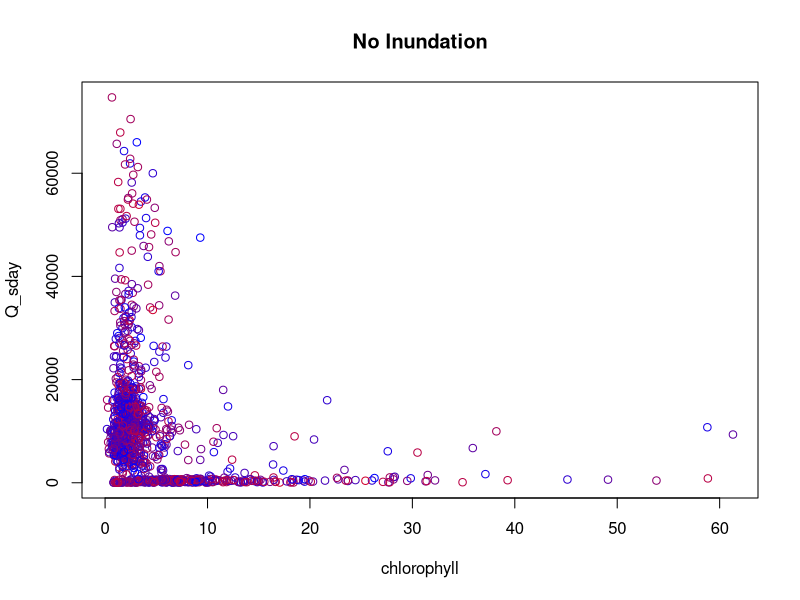
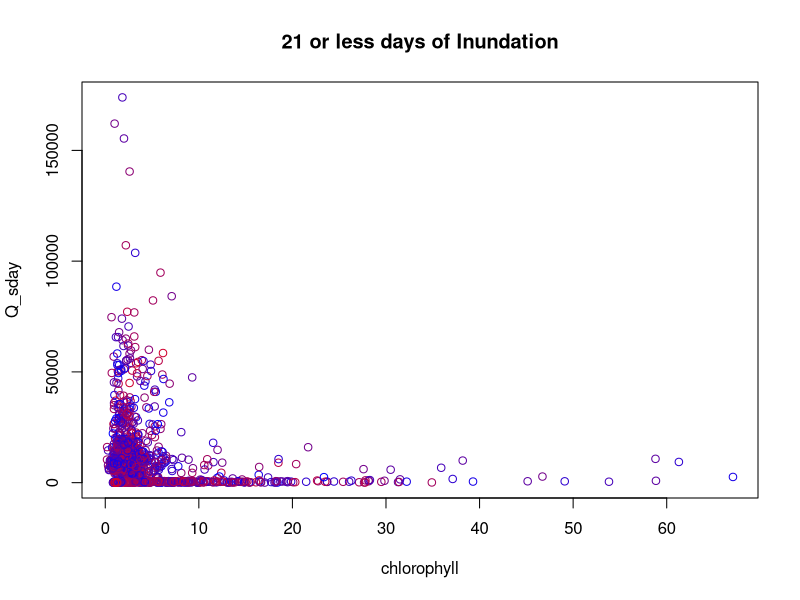
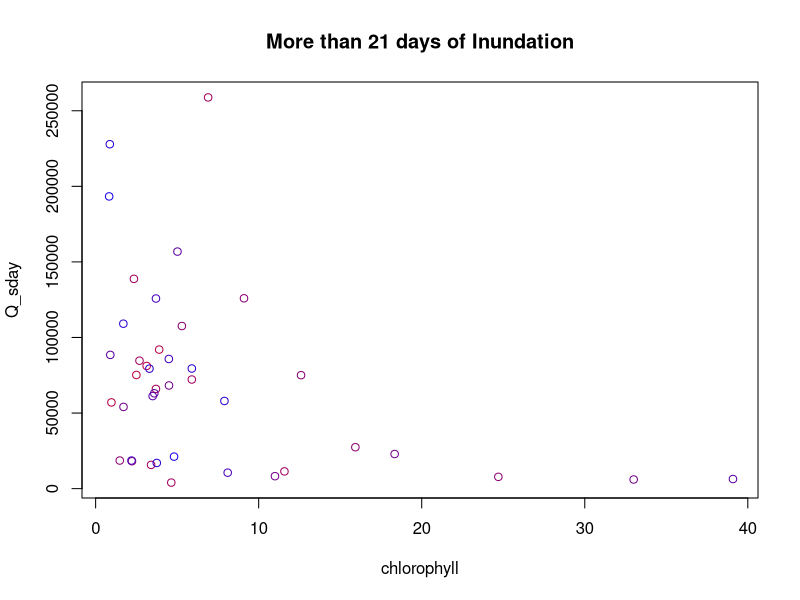
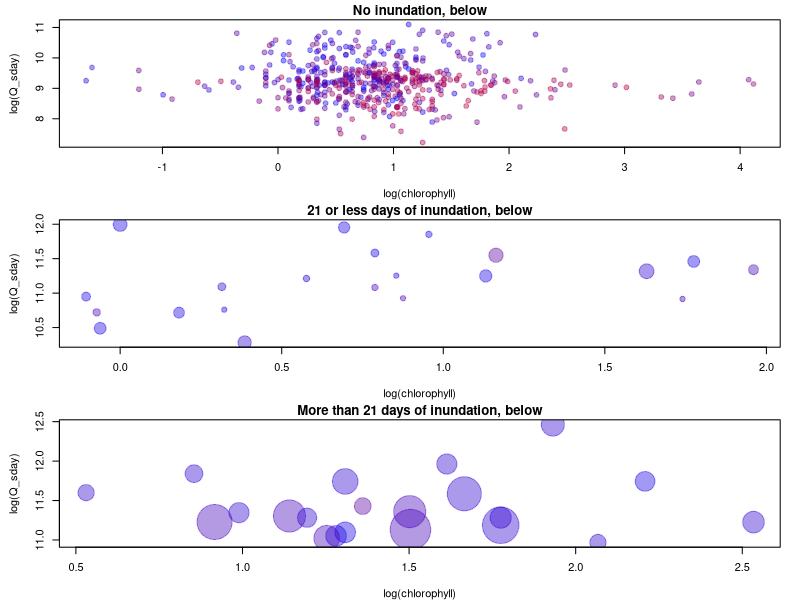
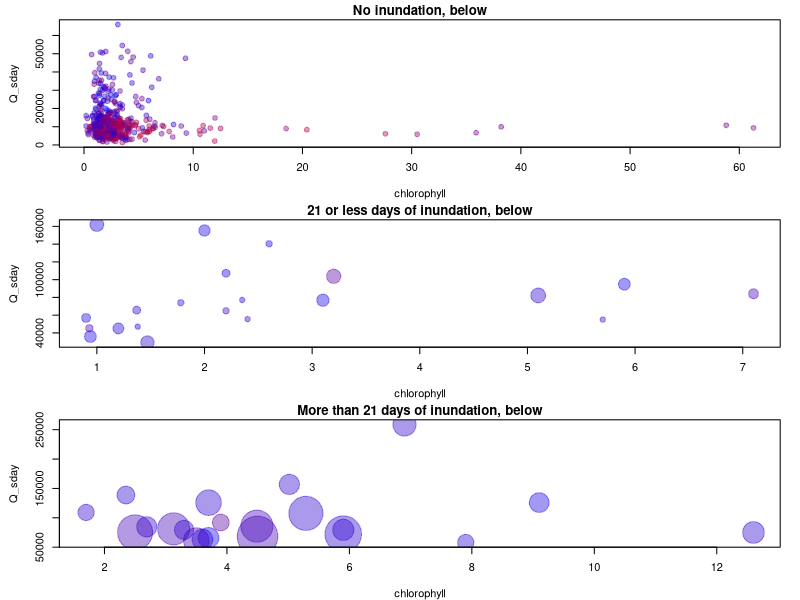
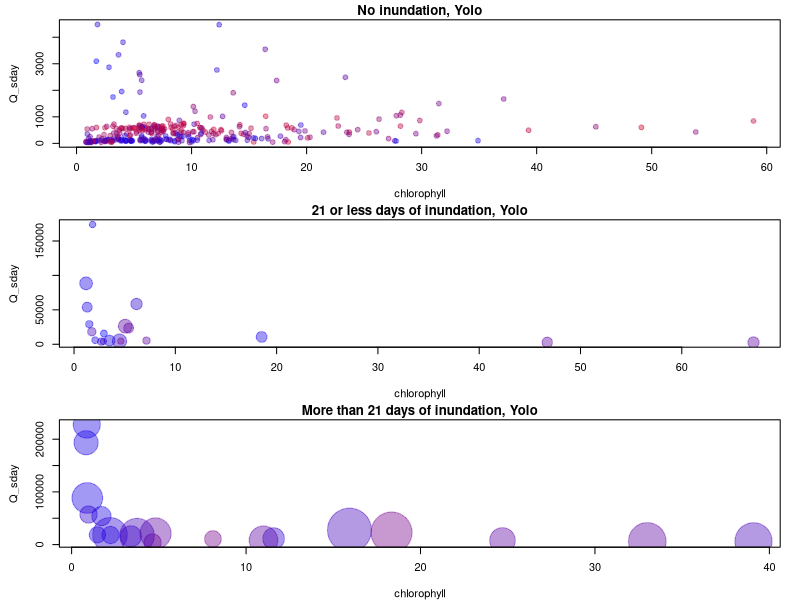
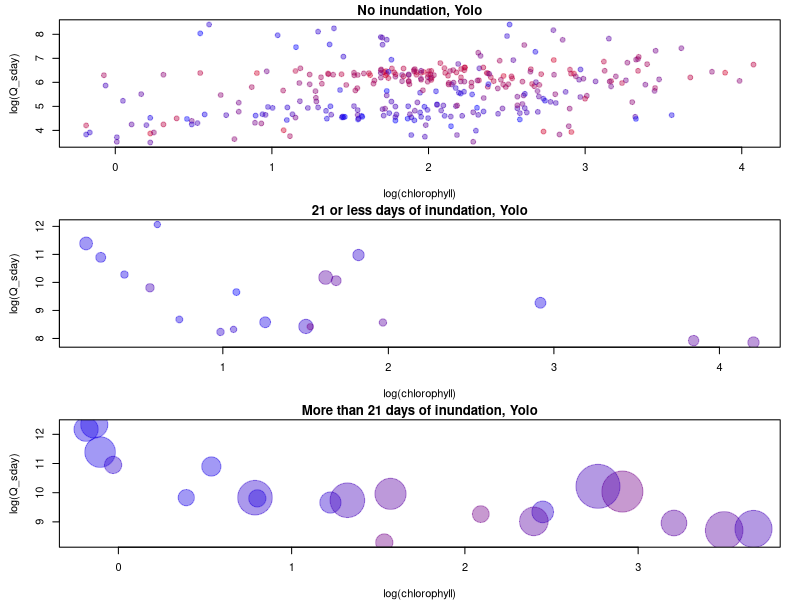
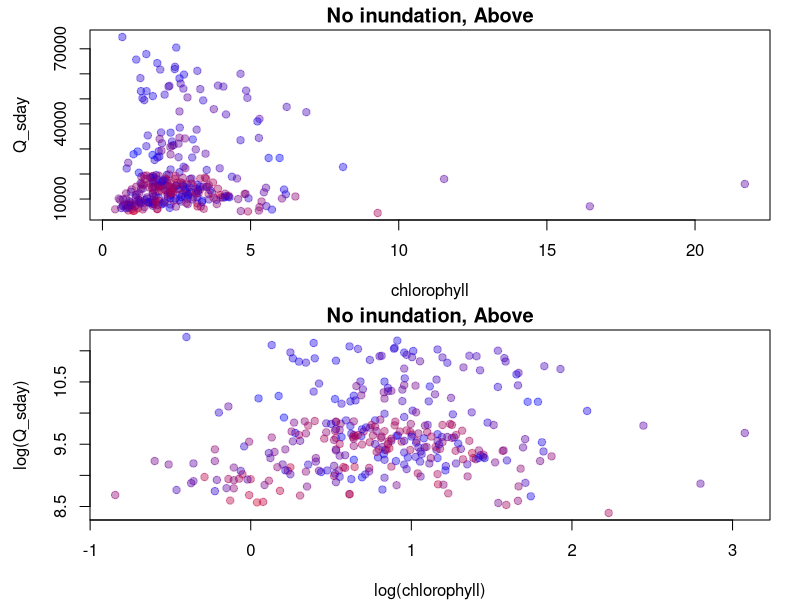

The R source for these figures, in order:
# library
library(tidyverse)
library(RColorBrewer)

# data
alldata0 <- read_csv("data_model/model_chla_covars_gam.csv") %>%
  mutate(month = lubridate::month(date),
         year  = lubridate::year(date),
         rdoy  = lubridate::yday(date) + 92,
         week  = lubridate::week(date),
         water_year = ifelse(month > 9, year + 1, year),
         dowy = ifelse(rdoy > 366, rdoy - 366, rdoy))

head(alldata0)
unique(alldata0$region)

# define colour pallete
pal = colorRampPalette(c("blue", "red"))

alldata0$Col <- pal(12)[as.numeric(cut(alldata0$WTmwk,breaks = 10))]


plot(Q_sday~chlorophyll, data = subset(alldata0, inund_days < 1), col=alldata0$Col, main = "No Inundation")

plot(Q_sday~chlorophyll, data = subset(alldata0, inund_days <= 21), col=alldata0$Col, main = "21 or less days of Inundation")

plot(Q_sday~chlorophyll, data = subset(alldata0, inund_days > 21), col=alldata0$Col, main = "More than 21 days of Inundation")

# subset not working for col and cex

dat_none = subset(alldata0, inund_days < 1)
dat_short = subset(alldata0, inund_days > 0 & inund_days <= 21)
dat_long = subset(alldata0, inund_days > 21)

dat_none_below = subset(dat_none, region == "below")
dat_short_below = subset(dat_short, region == "below")
dat_long_below = subset(dat_long, region == "below")

dat_none_yolo = subset(dat_none, region == "yolo")
dat_short_yolo = subset(dat_short, region == "yolo")
dat_long_yolo = subset(dat_long, region == "yolo")

dat_none_above = subset(dat_none, region == "above")
dat_short_above = subset(dat_short, region == "above")
dat_long_above = subset(dat_long, region == "above")

tiff("model_data_below_log.tiff", units = "in", width = 8, height = 8, res = 300)

par(mfrow=c(3,1), mar=c(4,4.5,1.5,1.5))

plot(log(Q_sday)~log(chlorophyll), data = dat_none_below, col=alpha(dat_none_below$Col, 0.4), cex = (dat_none_below$inund_days+10)/10, main = "No inundation, below", pch = 19)

plot(log(Q_sday)~log(chlorophyll), data = dat_short_below, col=alpha(dat_short_below$Col, 0.4), cex = (dat_short_below$inund_days+10)/10, main = "21 or less days of inundation, below", pch = 19)

plot(log(Q_sday)~log(chlorophyll), data = dat_long_below, col=alpha(dat_long_below$Col, 0.4), cex = (dat_long_below$inund_days+10)/10, main = "More than 21 days of inundation, below", pch = 19)

dev.off()

tiff("model_data_below.tiff", units = "in", width = 8, height = 8, res = 300)

par(mfrow=c(3,1), mar=c(4,4.5,1.5,1.5))

plot(Q_sday~chlorophyll, data = dat_none_below, col=alpha(dat_none_below$Col, 0.4), cex = (dat_none_below$inund_days+10)/10, main = "No inundation, below", pch = 19)

plot(Q_sday~chlorophyll, data = dat_short_below, col=alpha(dat_short_below$Col, 0.4), cex = (dat_short_below$inund_days+10)/10, main = "21 or less days of inundation, below", pch = 19)

plot(Q_sday~chlorophyll, data = dat_long_below, col=alpha(dat_long_below$Col, 0.4), cex = (dat_long_below$inund_days+10)/10, main = "More than 21 days of inundation, below", pch = 19)

dev.off()

tiff("model_data_yolo.tiff", units = "in", width = 8, height = 8, res = 300)

par(mfrow=c(3,1), mar=c(4,4.5,1.5,1.5))

plot(Q_sday~chlorophyll, data = dat_none_yolo, col=alpha(dat_none_yolo$Col, 0.4), cex = (dat_none_yolo$inund_days+10)/10, main = "No inundation, Yolo", pch = 19)

plot(Q_sday~chlorophyll, data = dat_short_yolo, col=alpha(dat_short_yolo$Col, 0.4), cex = (dat_short_yolo$inund_days+10)/10, main = "21 or less days of inundation, Yolo", pch = 19)

plot(Q_sday~chlorophyll, data = dat_long_yolo, col=alpha(dat_long_yolo$Col, 0.4), cex = (dat_long_yolo$inund_days+10)/10, main = "More than 21 days of inundation, Yolo", pch = 19)

dev.off()

png("model_data_yolo_log.png", units = "in", width = 8, height = 8, res = 300)

par(mfrow=c(3,1), mar=c(4,4.5,1.5,1.5))

plot(log(Q_sday)~log(chlorophyll), data = dat_none_yolo, col=alpha(dat_none_yolo$Col, 0.4), cex = (dat_none_yolo$inund_days+10)/10, main = "No inundation, Yolo", pch = 19)

plot(log(Q_sday)~log(chlorophyll), data = dat_short_yolo, col=alpha(dat_short_yolo$Col, 0.4), cex = (dat_short_yolo$inund_days+10)/10, main = "21 or less days of inundation, Yolo", pch = 19)

plot(log(Q_sday)~log(chlorophyll), data = dat_long_yolo, col=alpha(dat_long_yolo$Col, 0.4), cex = (dat_long_yolo$inund_days+10)/10, main = "More than 21 days of inundation, Yolo", pch = 19)

dev.off()

tiff("model_data_above.tiff", units = "in", width = 8, height = 8, res = 300)

par(mfrow=c(2,1), mar=c(4,4.5,1.5,1.5))

plot(Q_sday~chlorophyll, data = dat_none_above, col=alpha(dat_none_above$Col, 0.4), cex = (dat_none_above$inund_days+10)/10, main = "No inundation, Above", pch = 19)

plot(log(Q_sday)~log(chlorophyll), data = dat_none_above, col=alpha(dat_none_above$Col, 0.4), cex = (dat_none_above$inund_days+10)/10, main = "No inundation, Above", pch = 19)

#plot(Q_sday~chlorophyll, data = dat_short_above, col=alpha(dat_short_above$Col, 0.4), cex = (dat_short_above$inund_days+10)/10, main = "21 or less days of inundation, Above", pch = 19)

#plot(Q_sday~chlorophyll, data = dat_long_above, col=alpha(dat_long_above$Col, 0.4), cex = (dat_long_above$inund_days+10)/10, main = "More than 21 days of inundation, Above", pch = 19)

dev.off()
